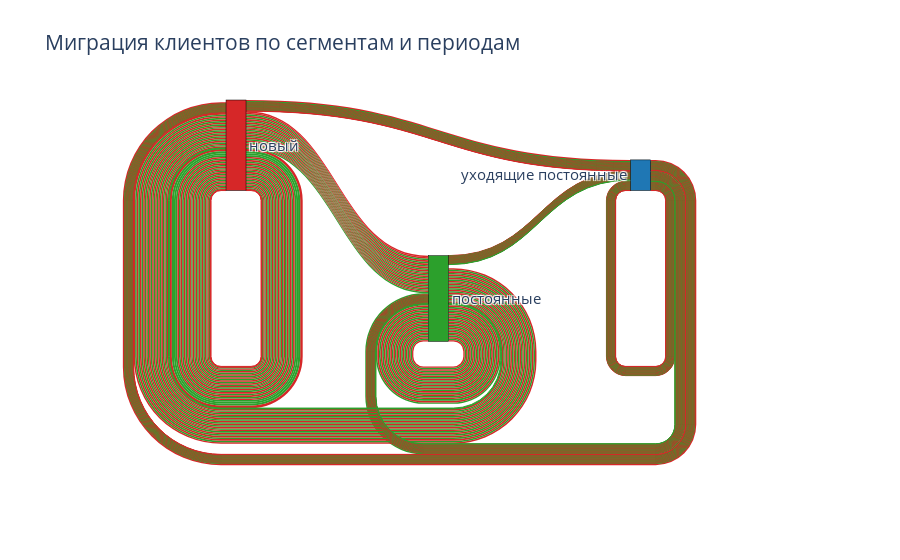

Notebook source saved alongside this figure:
### Markdown cell above
<img src="attachment:d00f96b2-60cf-430b-8a8f-b821988d91cd.png" width="400" height="300">

### Code cell
transition_counts = (
    transition_classified_data.groupby(["month", "detailed_status"])
    .size()
    .unstack(fill_value=0)
)

labels = sorted(set(transition_classified_data["detailed_status"]))
label_to_index = {label: i for i, label in enumerate(labels)}

sources = []
targets = []
values = []

for i in range(len(transition_counts.index) - 1):
    current_data = transition_counts.iloc[i]
    next_data = transition_counts.iloc[i + 1]
    for current_status, count in current_data.items():
        if count > 0:
            current_index = label_to_index[current_status]
            for next_status, next_count in next_data.items():
                if next_count > 0:
                    next_index = label_to_index[next_status]
                    sources.append(current_index)
                    targets.append(next_index)
                    values.append(min(count, next_count))

fig = go.Figure(
    data=[
        go.Sankey(
            node=dict(
                pad=15,
                thickness=20,
                line=dict(color="black", width=0.5),
                label=labels,
                color=['#d62728', '#2ca02c', '#1f77b4', '#ff7f0e', '#9467bd', '#8c564b'],
            link=dict(
                source=sources,
                target=targets,
                value=values,
                color=[('#d62728', '#2ca02c')[i % 2] for i in range(len(sources))]
            )
        )
    ]
)

fig.update_layout(title_text="Миграция клиентов по сегментам и периодам", font_size=15)
fig.show()

### Figure 1 — Plotly figure (JSON) as saved in the notebook; plotly's stock layout.template omitted (floating-point values rounded to 4 significant figures; data arrays with more than 128 entries replaced by an {"elided": "..."} marker saying what was removed)
{"data": [{"link": {"color": {"elided": "225 str values"}, "source": {"elided": "225 int values"}, "target": {"elided": "225 int values"}, "value": {"elided": "225 int values"}}, "node": {"color": ["#d62728", "#2ca02c", "#1f77b4", "#ff7f0e", "#9467bd", "#8c564b"], "label": ["новый", "постоянные", "уходящие постоянные"], "line": {"color": "black", "width": 0.5}, "pad": 15, "thickness": 20}, "type": "sankey"}], "layout": {"autosize": true, "font": {"size": 15}, "title": {"text": "Миграция клиентов по сегментам и периодам"}}}
